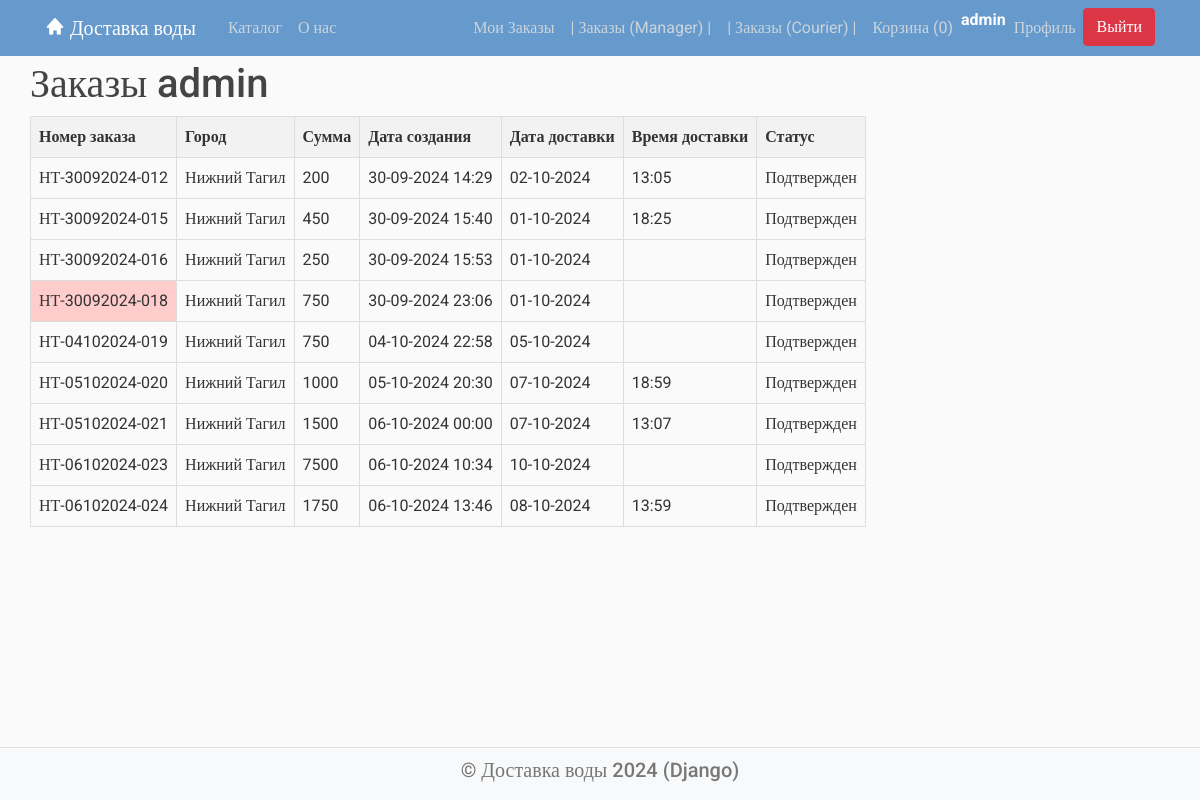
Screenshot of /orders/ (signed in) with the database file from the repository.
### delivery/models.py (models this page shows, shortened)
class Order(models.Model):
    user = models.ForeignKey(User, on_delete=models.CASCADE)  # пользователь
    city = models.ForeignKey(City, on_delete=models.CASCADE)  # город
    customer_name = models.CharField(max_length=100)  # получатель заказа
    address = models.CharField(max_length=100)  # адрес доставки
    customer_email = models.EmailField(max_length=100)  # email получателя
    phone = models.CharField(max_length=100)  # телефон
    items = models.TextField()  # список товаров заказа
    total_price = models.PositiveIntegerField()  # сумма заказа
    delivery_date = models.DateField()  # дата доставки
    is_new = models.BooleanField(default=True)  # новый
    created_date = models.DateTimeField(auto_now_add=True)  # дата создания заказа
    is_confirmed = models.BooleanField(default=False)  # подтверждён
    confirmation_date = models.DateTimeField(null=True, blank=True)  # дата подтверждения заказа
    is_delivered = models.BooleanField(default=False)  # доставлен
    is_delivered_time = models.TimeField(null=True, blank=True)  # время доставки
    is_canceled = models.BooleanField(default=False)  # отменён
    order_number = models.CharField(max_length=20, unique=True, editable=False)  # номер заказа
    manager = models.ForeignKey(User, on_delete=models.SET_NULL, null=True, blank=True,
                                related_name='managed_orders')  # менеджер
    courier = models.ForeignKey(User, on_delete=models.SET_NULL, null=True, blank=True,
                                related_name='delivered_orders')  # курьер

class City(models.Model):
    name = models.CharField(max_length=100, unique=True)
    abbreviation = models.CharField(max_length=10)

### delivery/views.py (the view)
# urls.py: path('orders/', views.orders_list, name='delivery-orders'),
@login_required
def orders_list(request):
    cart_items_count = request.session.get('cart_items_count', 0)  # Количество товаров в корзине
    orders = Order.objects.filter(user=request.user)
    context = {
        'title': 'Заказы',
        'orders': orders,
        'cart_items_count': cart_items_count,
    }
    return render(request, 'delivery/orders.html', context)

### templates/delivery/orders.html (shortened to what this page needs)
{% extends "main.html" %}
{% block content %}
<div class="container">
    <h1>Заказы {{ user.username }}</h1>
    {% if user.is_authenticated %}
    <table>
        <thead>
        <tr>
            <th>Номер заказа</th>
            <th>Город</th>
            <th>Сумма</th>
            <th>Дата создания</th>
            <th>Дата доставки</th>
            <th>Время доставки</th>
            <th>Статус</th>
        </tr>
        </thead>
        <tbody>
        {% for order in orders %}
        <tr>
            <td class="{% if order.is_canceled %}canceled{% endif %}">{{ order.order_number }}</td>
            <td>{{ order.city.name }}</td>
            <td>{{ order.total_price }}</td>
            <td>{{ order.created_date|date:"d-m-Y H:i" }}</td>
            <td>{{ order.delivery_date|date:"d-m-Y"}}</td>
            <td>{% if order.is_delivered %}{{ order.is_delivered_time }}{% endif %}</td>
            <td>{% if order.is_new %}Новый{% endif %}
                {% if order.is_confirmed %}Подтвержден{% endif %}
            </td>
        </tr>
        {% empty %}
        <tr>
            <td colspan="7">Здесь нет заказов.</td>
        </tr>
        {% endfor %}
        </tbody>
    </table>
    {% else %}
    <p>Чтобы обрабатывать заказы, вам необходимо <a href="{% url 'registration' %}">зарегистрироваться</a>.</p>
    {% endif %}
</div>
{% endblock %}

### templates/main.html (shortened to what this page needs)
<!DOCTYPE html>
{% load static %}
<html>
<head>
    <link rel="stylesheet" href="https://maxcdn.bootstrapcdn.com/bootstrap/4.0.0/css/bootstrap.min.css"
>
    <link href='https://unpkg.com/boxicons@2.1.2/css/boxicons.min.css' rel='stylesheet'>
    <link rel="stylesheet" type="text/css" href="{% static 'css/styles.css' %}">
</head>
<body>
<header class="site-header">
    <nav class="navbar navbar-expand-md navbar-dark bg-blue fixed-top">
        <div class="container">
            <a class="navbar-brand mr-4" href="{% url 'delivery-home' %}"><i class='bx bxs-home bx-tada-hover'></i>
                Доставка воды</a>
            <div class="collapse navbar-collapse" id="navbarToggle">
                <div class="navbar-nav mr-auto">
                    <a class="nav-item nav-link" href="{% url 'delivery-catalog' %}">Каталог</a>
                    <a class="nav-item nav-link" href="{% url 'delivery-about' %}">О нас</a>
                </div>
                <div class="navbar-nav">
                    {% if user.is_authenticated %}
                    <a class="nav-item nav-link" href="{% url 'delivery-orders' %}">Мои Заказы</a>
                        {% if user.profile.is_manager %}
                            <a class="nav-item nav-link" href="{% url 'delivery-manager' %}">| Заказы (Manager) |</a>
                        {% endif %}
                        {% if user.profile.is_courier %}
                            <a class="nav-item nav-link" href="{% url 'delivery-courier' %}">| Заказы (Courier) |</a>
                        {% endif %}
                    {% endif %}
                </div>
                <div class="navbar-nav">
                    <a class="nav-item nav-link" href="{% url 'cart_view' %}">
                        Корзина (<span id="cart-count">{{ cart_items_count }}</span>)
                    </a>
                    {% if user.is_authenticated %}
                    <p style=" font-weight: bold; color: #fff;">{{user.username}}</p>
                    <a class="nav-item nav-link" href="{% url 'profile' %}">Профиль</a>
                    <form action="{% url 'logout' %}" method="post">
                        <button type="submit" class="btn btn-danger">Выйти</button>
                    </form>
                    {% else %}
                    <a class="nav-item nav-link" href="{% url 'login' %}">Вход</a>
                    <a class="nav-item nav-link" href="{% url 'register' %}">Регистрация</a>
                    {% endif %}
                </div>
            </div>
        </div>
    </nav>
</header>
<main role="main" class="content container-fluid">
    <div class="row">
        <div class="col-12 col-md-8">
            {% block content %}{% endblock %}
        </div>
    </div>
</main>
<footer class="text-center bg-grey">
    <h5><a href="{% url 'delivery-home' %}">© Доставка воды 2024 (Django)</a></h5>
</footer>
</body>
</html>

### static/css/styles.css (style rules this page uses)
body, html { width:100%; height:100% }
body { margin:0; padding:0; background: #fafafa; color: #333333; margin-top: 5rem; font-family:Roboto; }
h1, h2, h3, h4, h5, h6 { color: #444444; }
.bg-blue { background-color: #6699cc; }
.site-header .navbar-nav .nav-link { color: #cbd5db; }
footer { position: sticky!important; top: 100%; padding-top:25px; padding-bottom:25px; border-top:1px solid #ddd; }
footer a { color:#777 }

### templates/main.html (style rules this page uses)
body { display: flex; flex-direction: column; min-height: 100vh; margin: 0; }
.content { flex: 1; padding-top: 60px; }
footer { background: #f8f9fa; text-align: center; padding: 10px 0; }

### templates/delivery/orders.html (style rules this page uses)
table { width: 100%; border-collapse: collapse; }
th, td { border: 1px solid #ddd; padding: 8px; text-align: left; white-space: nowrap; }
th { background-color: #f2f2f2; }
th:nth-child(1), td:nth-child(1) { width: 150px; }
th:nth-child(5), td:nth-child(5) { width: 100px; }
.canceled { background-color: #ffcccc; }

### rows the page displays
Order: order_number "НТ-30092024-012", city.name "Нижний Тагил", total_price "200", created_date "30-09-2024 14:29", delivery_date "02-10-2024", is_delivered_time "13:05", is_confirmed "Подтвержден"
Order: order_number "НТ-30092024-015", city.name "Нижний Тагил", total_price "450", created_date "30-09-2024 15:40", delivery_date "01-10-2024", is_delivered_time "18:25", is_confirmed "Подтвержден"
Order: order_number "НТ-30092024-016", city.name "Нижний Тагил", total_price "250", created_date "30-09-2024 15:53", delivery_date "01-10-2024", is_confirmed "Подтвержден"
Order: order_number "НТ-30092024-018", city.name "Нижний Тагил", total_price "750", created_date "30-09-2024 23:06", delivery_date "01-10-2024", is_confirmed "Подтвержден"
Order: order_number "НТ-04102024-019", city.name "Нижний Тагил", total_price "750", created_date "04-10-2024 22:58", delivery_date "05-10-2024", is_confirmed "Подтвержден"
Order: order_number "НТ-05102024-020", city.name "Нижний Тагил", total_price "1000", created_date "05-10-2024 20:30", delivery_date "07-10-2024", is_delivered_time "18:59", is_confirmed "Подтвержден"
Order: order_number "НТ-05102024-021", city.name "Нижний Тагил", total_price "1500", created_date "06-10-2024 00:00", delivery_date "07-10-2024", is_delivered_time "13:07", is_confirmed "Подтвержден"
Order: order_number "НТ-06102024-023", city.name "Нижний Тагил", total_price "7500", created_date "06-10-2024 10:34", delivery_date "10-10-2024", is_confirmed "Подтвержден"
Order: order_number "НТ-06102024-024", city.name "Нижний Тагил", total_price "1750", created_date "06-10-2024 13:46", delivery_date "08-10-2024", is_delivered_time "13:59", is_confirmed "Подтвержден"

### other values shown
{{ cart_items_count }} "0"
{{ user.username }} "admin"
